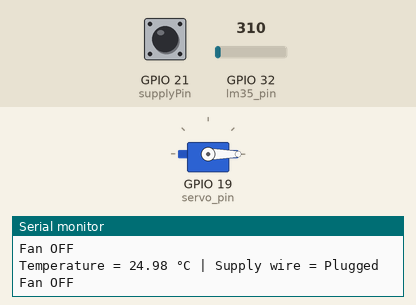
A sketch run on a simulated ESP32. Parts: servo, the last lines printed to the serial monitor. Inputs (shaded band) come from the test bench; at power-on: GPIO 21 (supplyPin) HIGH, GPIO 32 (lm35_pin) = 310. Nothing arrives over Bluetooth unless stated; a phone connects over Bluetooth LE 3 s after start.

Above: at 5.2 s.
5.3 s: GPIO 21 (supplyPin) pulled LOW for 0.85 s
At 5.86 s:
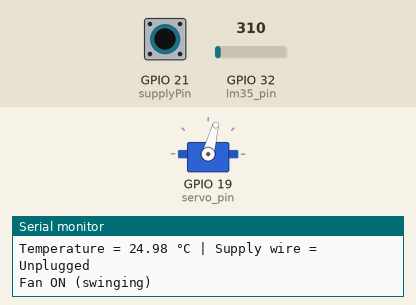
7.6 s: GPIO 21 (supplyPin) pulled LOW for 3.2 s
At 8.73 s:
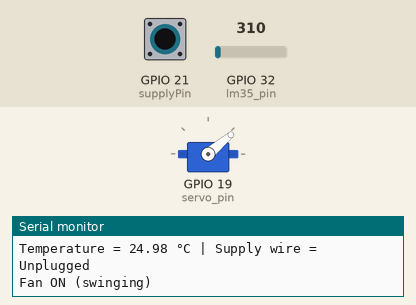
12.3 s: GPIO 21 (supplyPin) pulled LOW for 3.2 s
At 13.37 s:
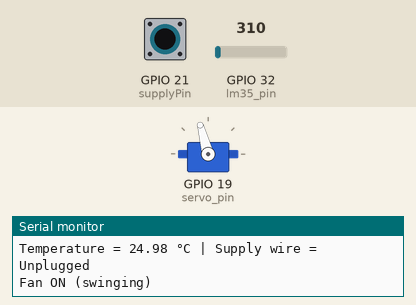
Timing chart, 0 to 17.0 s (numbered marks = the images above; inputs shaded):
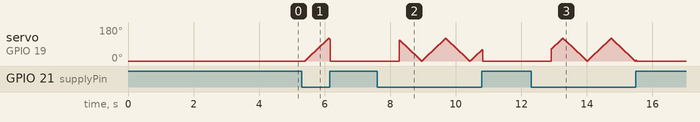

Measured:
- after the input at 5.3 s, servo on GPIO 19 (servo_pin): rises from 0° to 120° in 0.71 s, then falls to 0° in 0.06 s

The sketch:

iot_code.ino
```cpp
#include <ESP32Servo.h>          // Servo library for ESP32
#include <BLEDevice.h>
#include <BLEServer.h>
#include <BLEUtils.h>
#include <BLE2902.h>

// Pins
const int lm35_pin = 32;        // LM35 analog pin
const int servo_pin = 19;       // Servo pin
const int supplyPin = 21;       // Red wire supply simulation

// Servo variables
Servo fanServo;
int angle = 0;
int step = 5;
bool increasing = true;

// Temperature threshold
const float threshold = -1.0;

// BLE UUIDs
#define SERVICE_UUID        "12345678-1234-1234-1234-1234567890ab"
#define TEMP_CHAR_UUID      "abcd1234-1a2b-3c4d-5e6f-1234567890ab"
#define FAN_CHAR_UUID       "f1e2d3c4-b5a6-7890-abcd-1234567890ab"

BLECharacteristic *tempCharacteristic;
BLECharacteristic *fanCharacteristic;

void setup() {
  // Initialize Serial
  Serial.begin(115200);
  delay(4000); // Wait 4 seconds for Serial to initialize
  Serial.println("Serial ready, starting BLE...");

  // Initialize servo
  fanServo.attach(servo_pin);
  fanServo.write(angle);

  // Setup red-wire supply pin
  pinMode(supplyPin, INPUT);

  // Initialize BLE
  BLEDevice::init("SmartFan");
  BLEServer *pServer = BLEDevice::createServer();
  BLEService *pService = pServer->createService(SERVICE_UUID);

  tempCharacteristic = pService->createCharacteristic(
                        TEMP_CHAR_UUID,
                        BLECharacteristic::PROPERTY_READ | BLECharacteristic::PROPERTY_NOTIFY
                      );
  tempCharacteristic->addDescriptor(new BLE2902());

  fanCharacteristic = pService->createCharacteristic(
                        FAN_CHAR_UUID,
                        BLECharacteristic::PROPERTY_READ | BLECharacteristic::PROPERTY_NOTIFY
                      );
  fanCharacteristic->addDescriptor(new BLE2902());

  pService->start();

  BLEAdvertising *pAdvertising = BLEDevice::getAdvertising();
  pAdvertising->addServiceUUID(pService->getUUID());
  pAdvertising->start();

  Serial.println("BLE advertising started...");
}

void loop() {
  // Read temperature
  int adc_value = analogRead(lm35_pin);
  float voltage = adc_value * (3.3 / 4095.0); // ESP32 ADC scaling
  float tempC = voltage * 100.0;

  // Read red-wire supply
  int supplyState = digitalRead(supplyPin);

  Serial.print("Temperature = ");
  Serial.print(tempC);
  Serial.print(" °C | Supply wire = ");
  Serial.println(supplyState ? "Plugged" : "Unplugged");

  // Update BLE characteristics
  tempCharacteristic->setValue(tempC);
  tempCharacteristic->notify();
  fanCharacteristic->setValue((!supplyState && tempC >= threshold) ? 1 : 0);
  fanCharacteristic->notify();

  // making fan only work if wire unplugged AND temp above threshold
  if(!supplyState && tempC >= threshold){
    Serial.println("Fan ON (swinging)");

    // swing servo
    if(increasing){
      angle += step;
      if(angle >= 120) increasing = false;
    } else {
      angle -= step;
      if(angle <= 0) increasing = true;
    }

    fanServo.write(angle);
    delay(30);  // fan swing speed
  } else {
    Serial.println("Fan OFF");
    fanServo.write(0);  // servo resting
    delay(700);         // slower loop when off
  }
}
```
